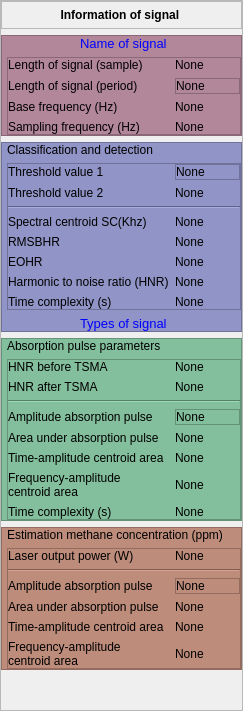
        <widget class="QFrame" name="frame_information">
         <property name="minimumSize">
          <size>
           <width>230</width>
           <height>0</height>
          </size>
         </property>
         <property name="maximumSize">
          <size>
           <width>250</width>
           <height>16777215</height>
          </size>
         </property>
         <property name="frameShape">
          <enum>QFrame::StyledPanel</enum>
         </property>
         <property name="frameShadow">
          <enum>QFrame::Raised</enum>
         </property>
         <layout class="QVBoxLayout" name="verticalLayout_24" stretch="0,0,0,0,0,0">
          <property name="spacing">
           <number>6</number>
          </property>
          <property name="leftMargin">
           <number>0</number>
          </property>
          <property name="topMargin">
           <number>0</number>
          </property>
          <property name="rightMargin">
           <number>0</number>
          </property>
          <property name="bottomMargin">
           <number>0</number>
          </property>
          <item>
           <widget class="QFrame" name="frame_27">
            <property name="frameShape">
             <enum>QFrame::StyledPanel</enum>
            </property>
            <property name="frameShadow">
             <enum>QFrame::Raised</enum>
            </property>
            <layout class="QVBoxLayout" name="verticalLayout_23">
             <property name="topMargin">
              <number>6</number>
             </property>
             <property name="bottomMargin">
              <number>6</number>
             </property>
             <item>
              <widget class="QLabel" name="label_3">
               <property name="text">
                <string>&lt;html&gt;&lt;head/&gt;&lt;body&gt;&lt;p&gt;&lt;span style=&quot; font-weight:600;&quot;&gt;Information of signal &lt;/span&gt;&lt;/p&gt;&lt;/body&gt;&lt;/html&gt;</string>
               </property>
               <property name="alignment">
                <set>Qt::AlignCenter</set>
               </property>
              </widget>
             </item>
            </layout>
           </widget>
          </item>
          <item>
           <widget class="QFrame" name="frame_31">
            <property name="styleSheet">
             <string notr="true">background-color: rgb(179, 135, 154);</string>
            </property>
            <property name="frameShape">
             <enum>QFrame::StyledPanel</enum>
            </property>
            <property name="frameShadow">
             <enum>QFrame::Raised</enum>
            </property>
            <layout class="QVBoxLayout" name="verticalLayout_2">
             <property name="leftMargin">
              <number>5</number>
             </property>
             <property name="topMargin">
              <number>0</number>
             </property>
             <property name="rightMargin">
              <number>0</number>
             </property>
             <property name="bottomMargin">
              <number>0</number>
             </property>
             <item alignment="Qt::AlignHCenter">
              <widget class="QLabel" name="label_name_signal_2">
               <property name="font">
                <font>
                 <pointsize>10</pointsize>
                </font>
               </property>
               <property name="styleSheet">
                <string notr="true">color: rgb(0, 0, 255);</string>
               </property>
               <property name="text">
                <string>Name of signal</string>
               </property>
              </widget>
             </item>
             <item>
              <widget class="QFrame" name="frame_33">
               <property name="frameShape">
                <enum>QFrame::StyledPanel</enum>
               </property>
               <property name="frameShadow">
                <enum>QFrame::Raised</enum>
               </property>
               <layout class="QGridLayout" name="gridLayout_5" columnstretch="1,0">
                <property name="leftMargin">
                 <number>0</number>
                </property>
                <property name="topMargin">
                 <number>0</number>
                </property>
                <property name="rightMargin">
                 <number>0</number>
                </property>
                <property name="bottomMargin">
                 <number>0</number>
                </property>
                <item row="3" column="1">
                 <widget class="QLabel" name="label_fs">
                  <property name="text">
                   <string>None</string>
                  </property>
                 </widget>
                </item>
                <item row="3" column="0">
                 <widget class="QLabel" name="label_50">
                  <property name="text">
                   <string>Sampling frequency (Hz)</string>
                  </property>
                 </widget>
                </item>
                <item row="1" column="1">
                 <widget class="QFrame" name="frame_34">
                  <property name="minimumSize">
                   <size>
                    <width>65</width>
                    <height>0</height>
                   </size>
                  </property>
                  <property name="maximumSize">
                   <size>
                    <width>65</width>
                    <height>16777215</height>
                   </size>
                  </property>
                  <property name="frameShape">
                   <enum>QFrame::StyledPanel</enum>
                  </property>
                  <property name="frameShadow">
                   <enum>QFrame::Raised</enum>
                  </property>
                  <layout class="QVBoxLayout" name="verticalLayout_31">
                   <property name="leftMargin">
                    <number>0</number>
                   </property>
                   <property name="topMargin">
                    <number>0</number>
                   </property>
                   <property name="rightMargin">
                    <number>0</number>
                   </property>
                   <property name="bottomMargin">
                    <number>0</number>
                   </property>
                   <item>
                    <widget class="QLabel" name="label_length_signal">
                     <property name="text">
                      <string>None</string>
                     </property>
                    </widget>
                   </item>
                  </layout>
                 </widget>
                </item>
                <item row="2" column="0">
                 <widget class="QLabel" name="label_43">
                  <property name="text">
                   <string>Base frequency (Hz)</string>
                  </property>
                 </widget>
                </item>
                <item row="2" column="1">
                 <widget class="QLabel" name="label_f0">
                  <property name="text">
                   <string>None</string>
                  </property>
                 </widget>
                </item>
                <item row="1" column="0">
                 <widget class="QLabel" name="label_10">
                  <property name="text">
                   <string>Length of signal (period)</string>
                  </property>
                 </widget>
                </item>
                <item row="0" column="0">
                 <widget class="QLabel" name="label_7">
                  <property name="text">
                   <string>Length of signal (sample)</string>
                  </property>
                 </widget>
                </item>
                <item row="0" column="1">
                 <widget class="QLabel" name="label_length_sample">
                  <property name="text">
                   <string>None</string>
                  </property>
                 </widget>
                </item>
               </layout>
              </widget>
             </item>
            </layout>
           </widget>
          </item>
          <item>
           <widget class="QFrame" name="frame_35">
            <property name="styleSheet">
             <string notr="true">background-color: rgb(145, 148, 198);</string>
            </property>
            <property name="frameShape">
             <enum>QFrame::StyledPanel</enum>
            </property>
            <property name="frameShadow">
             <enum>QFrame::Raised</enum>
            </property>
            <layout class="QVBoxLayout" name="verticalLayout_5">
             <property name="leftMargin">
              <number>5</number>
             </property>
             <property name="topMargin">
              <number>0</number>
             </property>
             <property name="rightMargin">
              <number>0</number>
             </property>
             <property name="bottomMargin">
              <number>0</number>
             </property>
             <item>
              <widget class="QLabel" name="label_11">
               <property name="text">
                <string>Classification and detection</string>
               </property>
              </widget>
             </item>
             <item>
              <widget class="QFrame" name="frame_2">
               <property name="frameShape">
                <enum>QFrame::StyledPanel</enum>
               </property>
               <property name="frameShadow">
                <enum>QFrame::Raised</enum>
               </property>
               <layout class="QGridLayout" name="gridLayout_6" columnstretch="1,0">
                <property name="leftMargin">
                 <number>0</number>
                </property>
                <property name="topMargin">
                 <number>0</number>
                </property>
                <property name="rightMargin">
                 <number>0</number>
                </property>
                <property name="bottomMargin">
                 <number>0</number>
                </property>
                <item row="0" column="1">
                 <widget class="QFrame" name="frame_20">
                  <property name="minimumSize">
                   <size>
                    <width>65</width>
                    <height>0</height>
                   </size>
                  </property>
                  <property name="maximumSize">
                   <size>
                    <width>65</width>
                    <height>16777215</height>
                   </size>
                  </property>
                  <property name="frameShape">
                   <enum>QFrame::StyledPanel</enum>
                  </property>
                  <property name="frameShadow">
                   <enum>QFrame::Raised</enum>
                  </property>
                  <layout class="QVBoxLayout" name="verticalLayout_29">
                   <property name="leftMargin">
                    <number>0</number>
                   </property>
                   <property name="topMargin">
                    <number>0</number>
                   </property>
                   <property name="rightMargin">
                    <number>0</number>
                   </property>
                   <property name="bottomMargin">
                    <number>0</number>
                   </property>
                   <item>
                    <widget class="QLabel" name="label_th1">
                     <property name="text">
                      <string>None</string>
                     </property>
                    </widget>
                   </item>
                  </layout>
                 </widget>
                </item>
                <item row="4" column="1">
                 <widget class="QLabel" name="label_THD">
                  <property name="text">
                   <string>None</string>
                  </property>
                 </widget>
                </item>
                <item row="1" column="0">
                 <widget class="QLabel" name="label_30">
                  <property name="text">
                   <string>Threshold value 2</string>
                  </property>
                 </widget>
                </item>
                <item row="5" column="1">
                 <widget class="QLabel" name="label_ROE">
                  <property name="text">
                   <string>None</string>
                  </property>
                 </widget>
                </item>
                <item row="4" column="0">
                 <widget class="QLabel" name="label_25">
                  <property name="text">
                   <string>RMSBHR</string>
                  </property>
                 </widget>
                </item>
                <item row="10" column="1">
                 <widget class="QLabel" name="label_time_classify">
                  <property name="text">
                   <string>None</string>
                  </property>
                 </widget>
                </item>
                <item row="3" column="0">
                 <widget class="QLabel" name="label_12">
                  <property name="text">
                   <string>Spectral centroid SC(Khz)</string>
                  </property>
                 </widget>
                </item>
                <item row="6" column="1">
                 <widget class="QLabel" name="label_HNR">
                  <property name="text">
                   <string>None</string>
                  </property>
                 </widget>
                </item>
                <item row="5" column="0">
                 <widget class="QLabel" name="label_26">
                  <property name="text">
                   <string>EOHR</string>
                  </property>
                 </widget>
                </item>
                <item row="0" column="0">
                 <widget class="QLabel" name="label_28">
                  <property name="text">
                   <string>Threshold value 1</string>
                  </property>
                 </widget>
                </item>
                <item row="10" column="0">
                 <widget class="QLabel" name="label_46">
                  <property name="text">
                   <string>Time complexity (s)</string>
                  </property>
                 </widget>
                </item>
                <item row="6" column="0">
                 <widget class="QLabel" name="label_27">
                  <property name="text">
                   <string>Harmonic to noise ratio (HNR)</string>
                  </property>
                 </widget>
                </item>
                <item row="3" column="1">
                 <widget class="QLabel" name="label_SC">
                  <property name="minimumSize">
                   <size>
                    <width>60</width>
                    <height>0</height>
                   </size>
                  </property>
                  <property name="maximumSize">
                   <size>
                    <width>60</width>
                    <height>16777215</height>
                   </size>
                  </property>
                  <property name="text">
                   <string>None</string>
                  </property>
                 </widget>
                </item>
                <item row="1" column="1">
                 <widget class="QLabel" name="label_th2">
                  <property name="text">
                   <string>None</string>
                  </property>
                 </widget>
                </item>
                <item row="2" column="0" colspan="2">
                 <widget class="Line" name="line_2">
                  <property name="orientation">
                   <enum>Qt::Horizontal</enum>
                  </property>
                 </widget>
                </item>
               </layout>
              </widget>
             </item>
             <item alignment="Qt::AlignHCenter">
              <widget class="QLabel" name="label_type_signal">
               <property name="font">
                <font>
                 <family>MS Shell Dlg 2</family>
                 <pointsize>10</pointsize>
                 <weight>9</weight>
                 <italic>false</italic>
                 <bold>false</bold>
                </font>
               </property>
               <property name="styleSheet">
                <string notr="true">color: rgb(0, 0, 255);
font: 75 10pt &quot;MS Shell Dlg 2&quot;;
</string>
               </property>
               <property name="text">
                <string>Types of signal</string>
               </property>
              </widget>
             </item>
            </layout>
           </widget>
          </item>
          <item>
           <widget class="QFrame" name="frame_26">
            <property name="styleSheet">
             <string notr="true">background-color: rgb(131, 191, 156);</string>
            </property>
            <property name="frameShape">
             <enum>QFrame::StyledPanel</enum>
            </property>
            <property name="frameShadow">
             <enum>QFrame::Raised</enum>
            </property>
            <layout class="QVBoxLayout" name="verticalLayout_9">
             <property name="leftMargin">
              <number>5</number>
             </property>
             <property name="topMargin">
              <number>0</number>
             </property>
             <property name="rightMargin">
              <number>0</number>
             </property>
             <property name="bottomMargin">
              <number>0</number>
             </property>
             <item>
              <widget class="QLabel" name="label_13">
               <property name="text">
                <string>Absorption pulse parameters </string>
               </property>
              </widget>
             </item>
             <item>
              <widget class="QFrame" name="frame_11">
               <property name="frameShape">
                <enum>QFrame::StyledPanel</enum>
               </property>
               <property name="frameShadow">
                <enum>QFrame::Raised</enum>
               </property>
               <layout class="QGridLayout" name="gridLayout_7" columnstretch="1,0">
                <property name="leftMargin">
                 <number>0</number>
                </property>
                <property name="topMargin">
                 <number>0</number>
                </property>
                <property name="rightMargin">
                 <number>0</number>
                </property>
                <property name="bottomMargin">
                 <number>0</number>
                </property>
                <item row="4" column="1">
                 <widget class="QFrame" name="frame_28">
                  <property name="minimumSize">
                   <size>
                    <width>65</width>
                    <height>0</height>
                   </size>
                  </property>
                  <property name="maximumSize">
                   <size>
                    <width>65</width>
                    <height>16777215</height>
                   </size>
                  </property>
                  <property name="frameShape">
                   <enum>QFrame::StyledPanel</enum>
                  </property>
                  <property name="frameShadow">
                   <enum>QFrame::Raised</enum>
                  </property>
                  <layout class="QVBoxLayout" name="verticalLayout_33">
                   <property name="leftMargin">
                    <number>0</number>
                   </property>
                   <property name="topMargin">
                    <number>0</number>
                   </property>
                   <property name="rightMargin">
                    <number>0</number>
                   </property>
                   <property name="bottomMargin">
                    <number>0</number>
                   </property>
                   <item>
                    <widget class="QLabel" name="label_amp">
                     <property name="text">
                      <string>None</string>
                     </property>
                    </widget>
                   </item>
                  </layout>
                 </widget>
                </item>
                <item row="5" column="0">
                 <widget class="QLabel" name="label_38">
                  <property name="text">
                   <string>Area under absorption pulse</string>
                  </property>
                 </widget>
                </item>
                <item row="2" column="1">
                 <widget class="QLabel" name="label_HNR_a">
                  <property name="text">
                   <string>None</string>
                  </property>
                 </widget>
                </item>
                <item row="7" column="0">
                 <widget class="QLabel" name="label_40">
                  <property name="text">
                   <string>Frequency-amplitude 
centroid area </string>
                  </property>
                 </widget>
                </item>
                <item row="6" column="1">
                 <widget class="QLabel" name="label_time_centr">
                  <property name="text">
                   <string>None</string>
                  </property>
                 </widget>
                </item>
                <item row="2" column="0">
                 <widget class="QLabel" name="label_29">
                  <property name="text">
                   <string>HNR after TSMA</string>
                  </property>
                 </widget>
                </item>
                <item row="8" column="1">
                 <widget class="QLabel" name="label_time_comp">
                  <property name="text">
                   <string>None</string>
                  </property>
                 </widget>
                </item>
                <item row="8" column="0">
                 <widget class="QLabel" name="label_45">
                  <property name="text">
                   <string>Time complexity (s)</string>
                  </property>
                 </widget>
                </item>
                <item row="5" column="1">
                 <widget class="QLabel" name="label_area">
                  <property name="text">
                   <string>None</string>
                  </property>
                 </widget>
                </item>
                <item row="7" column="1">
                 <widget class="QLabel" name="label_fre_centr">
                  <property name="text">
                   <string>None</string>
                  </property>
                 </widget>
                </item>
                <item row="0" column="1">
                 <widget class="QLabel" name="label_HNR_b">
                  <property name="text">
                   <string>None</string>
                  </property>
                 </widget>
                </item>
                <item row="6" column="0">
                 <widget class="QLabel" name="label_39">
                  <property name="text">
                   <string>Time-amplitude centroid area </string>
                  </property>
                 </widget>
                </item>
                <item row="3" column="0" colspan="2">
                 <widget class="Line" name="line">
                  <property name="orientation">
                   <enum>Qt::Horizontal</enum>
                  </property>
                 </widget>
                </item>
                <item row="0" column="0">
                 <widget class="QLabel" name="label_31">
                  <property name="text">
                   <string>HNR before TSMA</string>
                  </property>
                 </widget>
                </item>
                <item row="4" column="0">
                 <widget class="QLabel" name="label_37">
                  <property name="text">
                   <string>Amplitude absorption pulse</string>
                  </property>
                 </widget>
                </item>
               </layout>
              </widget>
             </item>
            </layout>
           </widget>
          </item>
          <item>
           <widget class="QFrame" name="frame_37">
            <property name="styleSheet">
             <string notr="true">background-color: rgb(189, 140, 123);</string>
            </property>
            <property name="frameShape">
             <enum>QFrame::StyledPanel</enum>
            </property>
            <property name="frameShadow">
             <enum>QFrame::Raised</enum>
            </property>
            <layout class="QVBoxLayout" name="verticalLayout_30">
             <property name="leftMargin">
              <number>5</number>
             </property>
             <property name="topMargin">
              <number>0</number>
             </property>
             <property name="rightMargin">
              <number>0</number>
             </property>
             <property name="bottomMargin">
              <number>0</number>
             </property>
             <item>
              <widget class="QLabel" name="label_15">
               <property name="text">
                <string>Estimation methane concentration (ppm)</string>
               </property>
              </widget>
             </item>
             <item>
              <widget class="QFrame" name="frame_30">
               <property name="frameShape">
                <enum>QFrame::StyledPanel</enum>
               </property>
               <property name="frameShadow">
                <enum>QFrame::Raised</enum>
               </property>
               <layout class="QGridLayout" name="gridLayout_9" columnstretch="1,0">
                <property name="leftMargin">
                 <number>0</number>
                </property>
                <property name="topMargin">
                 <number>0</number>
                </property>
                <property name="rightMargin">
                 <number>0</number>
                </property>
                <property name="bottomMargin">
                 <number>0</number>
                </property>
                <item row="6" column="0">
                 <widget class="QLabel" name="label_56">
                  <property name="text">
                   <string>Frequency-amplitude 
centroid area </string>
                  </property>
                 </widget>
                </item>
                <item row="6" column="1">
                 <widget class="QLabel" name="label_fre_centr_c">
                  <property name="text">
                   <string>None</string>
                  </property>
                 </widget>
                </item>
                <item row="3" column="0">
                 <widget class="QLabel" name="label_54">
                  <property name="text">
                   <string>Amplitude absorption pulse</string>
                  </property>
                 </widget>
                </item>
                <item row="5" column="1">
                 <widget class="QLabel" name="label_time_centr_c">
                  <property name="text">
                   <string>None</string>
                  </property>
                 </widget>
                </item>
                <item row="4" column="0">
                 <widget class="QLabel" name="label_53">
                  <property name="text">
                   <string>Area under absorption pulse</string>
                  </property>
                 </widget>
                </item>
                <item row="3" column="1">
                 <widget class="QFrame" name="frame_36">
                  <property name="minimumSize">
                   <size>
                    <width>65</width>
                    <height>0</height>
                   </size>
                  </property>
                  <property name="maximumSize">
                   <size>
                    <width>65</width>
                    <height>16777215</height>
                   </size>
                  </property>
                  <property name="frameShape">
                   <enum>QFrame::StyledPanel</enum>
                  </property>
                  <property name="frameShadow">
                   <enum>QFrame::Raised</enum>
                  </property>
                  <layout class="QVBoxLayout" name="verticalLayout_35">
                   <property name="leftMargin">
                    <number>0</number>
                   </property>
                   <property name="topMargin">
                    <number>0</number>
                   </property>
                   <property name="rightMargin">
                    <number>0</number>
                   </property>
                   <property name="bottomMargin">
                    <number>0</number>
                   </property>
                   <item>
                    <widget class="QLabel" name="label_amp_c">
                     <property name="text">
                      <string>None</string>
                     </property>
                    </widget>
                   </item>
                  </layout>
                 </widget>
                </item>
                <item row="5" column="0">
                 <widget class="QLabel" name="label_57">
                  <property name="text">
                   <string>Time-amplitude centroid area</string>
                  </property>
                 </widget>
                </item>
                <item row="4" column="1">
                 <widget class="QLabel" name="label_area_c">
                  <property name="text">
                   <string>None</string>
                  </property>
                 </widget>
                </item>
                <item row="0" column="0">
                 <widget class="QLabel" name="label_55">
                  <property name="text">
                   <string>Laser output power (W)</string>
                  </property>
                 </widget>
                </item>
                <item row="0" column="1">
                 <widget class="QLabel" name="label_laser_power">
                  <property name="text">
                   <string>None</string>
                  </property>
                 </widget>
                </item>
                <item row="2" column="0" colspan="2">
                 <widget class="Line" name="line_4">
                  <property name="orientation">
                   <enum>Qt::Horizontal</enum>
                  </property>
                 </widget>
                </item>
               </layout>
              </widget>
             </item>
            </layout>
           </widget>
          </item>
          <item>
           <spacer name="verticalSpacer">
            <property name="orientation">
             <enum>Qt::Vertical</enum>
            </property>
            <property name="sizeHint" stdset="0">
             <size>
              <width>20</width>
              <height>40</height>
             </size>
            </property>
           </spacer>
          </item>
         </layout>
        </widget>
